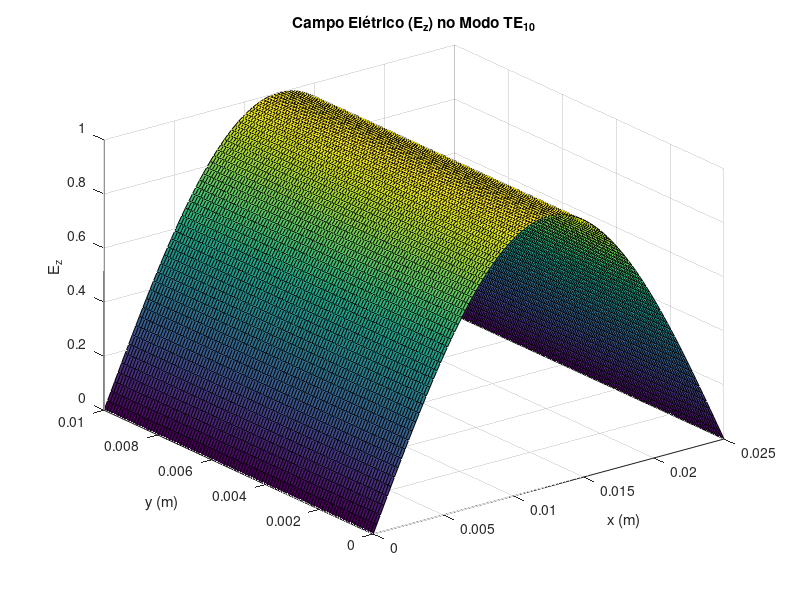

Reproduce this figure in MATLAB.
% Parâmetros do guia de onda
l = 0.025; % largura (m)
h = 0.01; % altura (m)
c = 3e8;    % velocidade da luz (m/s)

% Definir a frequência de operação
f = 10e9;   %

% Cálculo da frequência de corte para modos TE_{10}
m = 1; % 
n = 0;

% Fórmula da frequência de corte
fc = (c / 2) * sqrt((m / l)^2 + (n / h)^2);

% Constante de propagação
lambda_c = c / fc;  % comprimento de onda de corte
lambda = c / f;     % comprimento de onda de operação
beta = 2 * pi * sqrt(1/lambda^2 - 1/lambda_c^2); % constante de propagação

fprintf('Frequência de corte: %.2f GHz\n', fc / 1e9);
fprintf('Constante de propagação β: %.2f rad/m\n', beta);

% Geração de uma malha para plotar os campos
x = linspace(0, l, 100);
y = linspace(0, h, 100);
[X, Y] = meshgrid(x, y);

% Equação do campo elétrico no modo TE10
Ez = sin(pi * X / l);

% Visualização do campo
figure;
surf(X, Y, Ez);
title('Campo Elétrico (E_z) no Modo TE_{10}');
xlabel('x (m)');
ylabel('y (m)');
zlabel('E_z');
